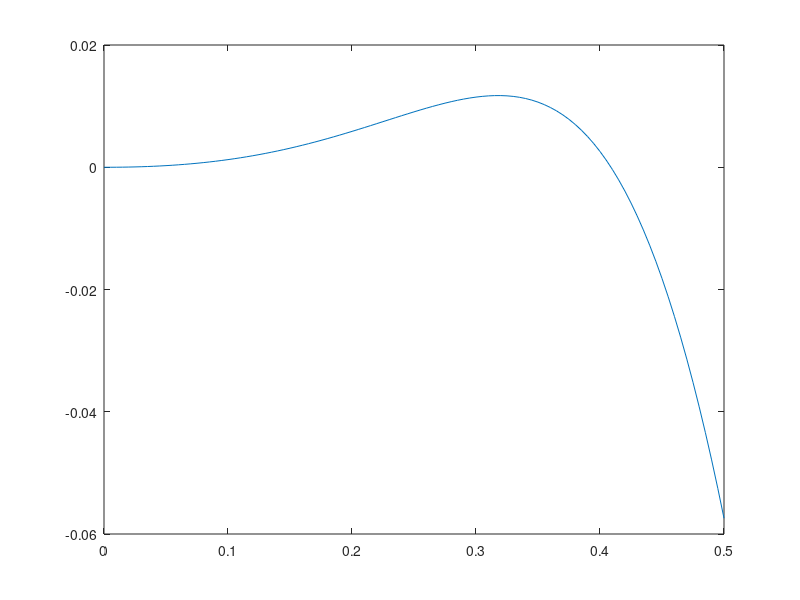

Recreate this plot in MATLAB.
clear;
clc;
% given data
L=0.5;
b=25e-3;
h=50e-3;
t=1e-3;
E=200e9;
V=0.3;
E1=E/(1-V^2);
G=76.9e9;
Ne=100; 
Le=L/Ne;
%Element stiffness matrix
a1=(t*b^2*h)/2 + (t*b*h^2)/2;
a2=(b*t^3)/6 + (h*t^3)/6;
a3=(b^2*h*t)/2 - (b*h^2*t)/2;
a4=0;
a5=0;
a6=(t*b^2*h)/2 + (t*b*h^2)/2;
a7=(t*b^3*h^2)/24 + (t*b^2*h^3)/24;
a8=(2*b^2*h^2*t)/(b + h);
a9=(b^2*h*t)/2 - (b*h^2*t)/2;
a10=0;
a11=(2*b^2*h^3*t)/(b + h)^2 + (2*b^3*h^2*t)/(b + h)^2;
a12=(2*b*t^3*(b^2 + 5*h^2))/(15*(b + h)^2) + (2*h*t^3*(5*b^2 + h^2))/(15*(b + h)^2);
a13=(8*b*t^3)/(b + h)^2 + (8*h*t^3)/(b + h)^2;
ke=zeros(6);
ke(1,1)=G/Le*(a1+a2);
ke(1,2)=-G*a3/2;
ke(1,3)=G/Le*(a4-a5);
ke(1,4)=-G/Le*(a1+a2);
ke(1,5)=-G*a3/2;
ke(1,6)=G/Le*(a5-a4);
ke(2,2)=Le*G*a6/3+E1*a7/Le;
ke(2,3)=-G*a8/2;
ke(2,4)=G*a9-G*a9/2;
ke(2,5)=G*Le*a6/6-E1*a7/Le;
ke(2,6)=G*a8/2;
ke(3,3)=G/Le*a11+G/Le*a12+E1*Le*a13/3;
ke(3,4)=G/Le*(a5-a4);
ke(3,5)=-G*a8/2;
ke(3,6)=-G/Le*a11-G/Le*a12+E1*Le*a13/6;
ke(4,4)=G/Le*(a1+a2);
ke(4,5)=G*a3/2;
ke(4,6)=G/Le*(a4-a5);
ke(5,5)=E1/Le*a7+Le*G*a6/3;
ke(5,6)=G*a8/2;
ke(6,6)=G/Le*a11+G/Le*a12+E1*Le*a13/3;
for i=2:6
    for j=1:i-1
        ke(i,j)=ke(j,i);
    end
end
%Global stiffness matrix
Kg=zeros(3*(Ne+1),3*(Ne+1));
 s=0;
for n=1:Ne
    for i=1:6
        for j=1:6
            Kg(i+s,j+s)= Kg(i+s,j+s)+ke(i,j);
        end 
    end
    s=s+3;
end
Kg;
%calculate dof
Kbig =  mean(diag(Kg))*1e7;
F=zeros(3*(Ne+1),1);
F(3*Ne+2,1)=F(3*Ne+2,1)+Kbig*t;
Kg(1,1)=Kg(1,1)+Kbig;
Kg(2,2)=Kg(2,2)+Kbig;
Kg(3,3)=Kg(3,3)+Kbig;
Kg(3*Ne+2,3*Ne+2)=Kg(3*Ne+2,3*Ne+2)+Kbig;

Dof= Kg\F;

U=zeros(Ne+1,1);
for i=1:(Ne+1)
    U(i)=Dof(3*i);
end

length=0:Le:L;
plot(length,U/t);
